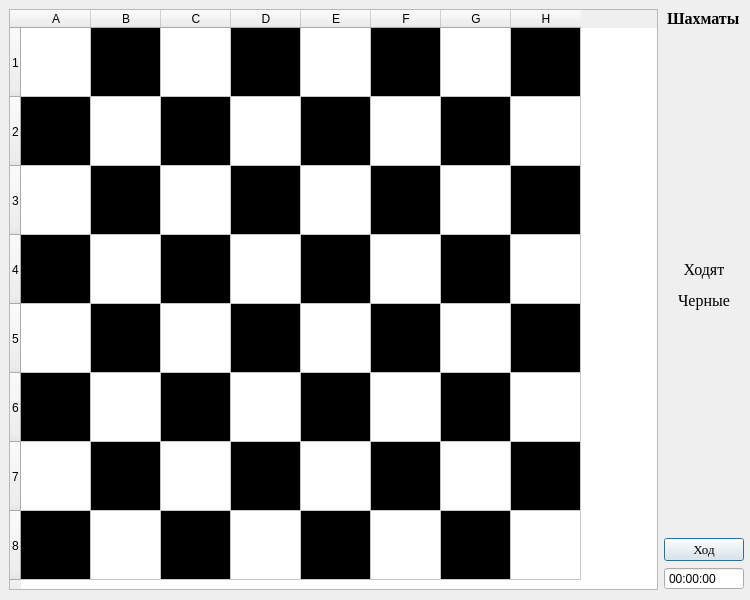
<?xml version="1.0" encoding="UTF-8"?>
<ui version="4.0">
 <class>Dialog</class>
 <widget class="QDialog" name="Dialog">
  <property name="geometry">
   <rect>
    <x>0</x>
    <y>0</y>
    <width>750</width>
    <height>600</height>
   </rect>
  </property>
  <property name="windowTitle">
   <string>Dialog</string>
  </property>
  <widget class="QWidget" name="horizontalLayoutWidget">
   <property name="geometry">
    <rect>
     <x>9</x>
     <y>9</y>
     <width>735</width>
     <height>581</height>
    </rect>
   </property>
   <layout class="QHBoxLayout" name="horizontalLayout">
    <item>
     <widget class="QTableWidget" name="field">
      <property name="minimumSize">
       <size>
        <width>644</width>
        <height>579</height>
       </size>
      </property>
      <property name="autoScroll">
       <bool>false</bool>
      </property>
      <property name="editTriggers">
       <set>QAbstractItemView::NoEditTriggers</set>
      </property>
      <property name="tabKeyNavigation">
       <bool>false</bool>
      </property>
      <property name="dragDropOverwriteMode">
       <bool>false</bool>
      </property>
      <property name="selectionMode">
       <enum>QAbstractItemView::SingleSelection</enum>
      </property>
      <attribute name="horizontalHeaderVisible">
       <bool>true</bool>
      </attribute>
      <attribute name="horizontalHeaderCascadingSectionResizes">
       <bool>false</bool>
      </attribute>
      <attribute name="horizontalHeaderDefaultSectionSize">
       <number>70</number>
      </attribute>
      <attribute name="verticalHeaderMinimumSectionSize">
       <number>69</number>
      </attribute>
      <row>
       <property name="text">
        <string>1</string>
       </property>
      </row>
      <row>
       <property name="text">
        <string>2</string>
       </property>
      </row>
      <row>
       <property name="text">
        <string>3</string>
       </property>
      </row>
      <row>
       <property name="text">
        <string>4</string>
       </property>
      </row>
      <row>
       <property name="text">
        <string>5</string>
       </property>
      </row>
      <row>
       <property name="text">
        <string>6</string>
       </property>
      </row>
      <row>
       <property name="text">
        <string>7</string>
       </property>
      </row>
      <row>
       <property name="text">
        <string>8</string>
       </property>
      </row>
      <column>
       <property name="text">
        <string>A</string>
       </property>
      </column>
      <column>
       <property name="text">
        <string>B</string>
       </property>
      </column>
      <column>
       <property name="text">
        <string>C</string>
       </property>
      </column>
      <column>
       <property name="text">
        <string>D</string>
       </property>
      </column>
      <column>
       <property name="text">
        <string>E</string>
       </property>
      </column>
      <column>
       <property name="text">
        <string>F</string>
       </property>
      </column>
      <column>
       <property name="text">
        <string>G</string>
       </property>
      </column>
      <column>
       <property name="text">
        <string>H</string>
       </property>
      </column>
      <item row="0" column="0">
       <property name="text">
        <string/>
       </property>
       <property name="background">
        <brush brushstyle="SolidPattern">
         <color alpha="255">
          <red>255</red>
          <green>255</green>
          <blue>255</blue>
         </color>
        </brush>
       </property>
      </item>
      <item row="0" column="1">
       <property name="text">
        <string/>
       </property>
       <property name="background">
        <brush brushstyle="SolidPattern">
         <color alpha="255">
          <red>0</red>
          <green>0</green>
          <blue>0</blue>
         </color>
        </brush>
       </property>
      </item>
      <item row="0" column="2">
       <property name="text">
        <string/>
       </property>
       <property name="background">
        <brush brushstyle="SolidPattern">
         <color alpha="255">
          <red>255</red>
          <green>255</green>
          <blue>255</blue>
         </color>
        </brush>
       </property>
      </item>
      <item row="0" column="3">
       <property name="text">
        <string/>
       </property>
       <property name="background">
        <brush brushstyle="SolidPattern">
         <color alpha="255">
          <red>0</red>
          <green>0</green>
          <blue>0</blue>
         </color>
        </brush>
       </property>
      </item>
      <item row="0" column="4">
       <property name="text">
        <string/>
       </property>
       <property name="background">
        <brush brushstyle="SolidPattern">
         <color alpha="255">
          <red>255</red>
          <green>255</green>
          <blue>255</blue>
         </color>
        </brush>
       </property>
      </item>
      <item row="0" column="5">
       <property name="text">
        <string/>
       </property>
       <property name="background">
        <brush brushstyle="SolidPattern">
         <color alpha="255">
          <red>0</red>
          <green>0</green>
          <blue>0</blue>
         </color>
        </brush>
       </property>
      </item>
      <item row="0" column="6">
       <property name="text">
        <string/>
       </property>
       <property name="background">
        <brush brushstyle="SolidPattern">
         <color alpha="255">
          <red>255</red>
          <green>255</green>
          <blue>255</blue>
         </color>
        </brush>
       </property>
      </item>
      <item row="0" column="7">
       <property name="text">
        <string/>
       </property>
       <property name="background">
        <brush brushstyle="SolidPattern">
         <color alpha="255">
          <red>0</red>
          <green>0</green>
          <blue>0</blue>
         </color>
        </brush>
       </property>
      </item>
      <item row="1" column="0">
       <property name="text">
        <string/>
       </property>
       <property name="background">
        <brush brushstyle="SolidPattern">
         <color alpha="255">
          <red>0</red>
          <green>0</green>
          <blue>0</blue>
         </color>
        </brush>
       </property>
      </item>
      <item row="1" column="1">
       <property name="text">
        <string/>
       </property>
       <property name="background">
        <brush brushstyle="SolidPattern">
         <color alpha="255">
          <red>255</red>
          <green>255</green>
          <blue>255</blue>
         </color>
        </brush>
       </property>
      </item>
      <item row="1" column="2">
       <property name="text">
        <string/>
       </property>
       <property name="background">
        <brush brushstyle="SolidPattern">
         <color alpha="255">
          <red>0</red>
          <green>0</green>
          <blue>0</blue>
         </color>
        </brush>
       </property>
      </item>
      <item row="1" column="3">
       <property name="text">
        <string/>
       </property>
       <property name="background">
        <brush brushstyle="SolidPattern">
         <color alpha="255">
          <red>255</red>
          <green>255</green>
          <blue>255</blue>
         </color>
        </brush>
       </property>
      </item>
      <item row="1" column="4">
       <property name="text">
        <string/>
       </property>
       <property name="background">
        <brush brushstyle="SolidPattern">
         <color alpha="255">
          <red>0</red>
          <green>0</green>
          <blue>0</blue>
         </color>
        </brush>
       </property>
      </item>
      <item row="1" column="5">
       <property name="text">
        <string/>
       </property>
       <property name="background">
        <brush brushstyle="SolidPattern">
         <color alpha="255">
          <red>255</red>
          <green>255</green>
          <blue>255</blue>
         </color>
        </brush>
       </property>
      </item>
      <item row="1" column="6">
       <property name="text">
        <string/>
       </property>
       <property name="background">
        <brush brushstyle="SolidPattern">
         <color alpha="255">
          <red>0</red>
          <green>0</green>
          <blue>0</blue>
         </color>
        </brush>
       </property>
      </item>
      <item row="1" column="7">
       <property name="text">
        <string/>
       </property>
       <property name="background">
        <brush brushstyle="SolidPattern">
         <color alpha="255">
          <red>255</red>
          <green>255</green>
          <blue>255</blue>
         </color>
        </brush>
       </property>
      </item>
      <item row="2" column="0">
       <property name="text">
        <string/>
       </property>
       <property name="background">
        <brush brushstyle="SolidPattern">
         <color alpha="255">
          <red>255</red>
          <green>255</green>
          <blue>255</blue>
         </color>
        </brush>
       </property>
      </item>
      <item row="2" column="1">
       <property name="text">
        <string/>
       </property>
       <property name="background">
        <brush brushstyle="SolidPattern">
         <color alpha="255">
          <red>0</red>
          <green>0</green>
          <blue>0</blue>
         </color>
        </brush>
       </property>
      </item>
      <item row="2" column="2">
       <property name="text">
        <string/>
       </property>
       <property name="background">
        <brush brushstyle="SolidPattern">
         <color alpha="255">
          <red>255</red>
          <green>255</green>
          <blue>255</blue>
         </color>
        </brush>
       </property>
      </item>
      <item row="2" column="3">
       <property name="text">
        <string/>
       </property>
       <property name="background">
        <brush brushstyle="SolidPattern">
         <color alpha="255">
          <red>0</red>
          <green>0</green>
          <blue>0</blue>
         </color>
        </brush>
       </property>
      </item>
      <item row="2" column="4">
       <property name="text">
        <string/>
       </property>
       <property name="background">
        <brush brushstyle="SolidPattern">
         <color alpha="255">
          <red>255</red>
          <green>255</green>
          <blue>255</blue>
         </color>
        </brush>
       </property>
      </item>
      <item row="2" column="5">
       <property name="text">
        <string/>
       </property>
       <property name="background">
        <brush brushstyle="SolidPattern">
         <color alpha="255">
          <red>0</red>
          <green>0</green>
          <blue>0</blue>
         </color>
        </brush>
       </property>
      </item>
      <item row="2" column="6">
       <property name="text">
        <string/>
       </property>
       <property name="background">
        <brush brushstyle="SolidPattern">
         <color alpha="255">
          <red>255</red>
          <green>255</green>
          <blue>255</blue>
         </color>
        </brush>
       </property>
      </item>
      <item row="2" column="7">
       <property name="text">
        <string/>
       </property>
       <property name="background">
        <brush brushstyle="SolidPattern">
         <color alpha="255">
          <red>0</red>
          <green>0</green>
          <blue>0</blue>
         </color>
        </brush>
       </property>
      </item>
      <item row="3" column="0">
       <property name="text">
        <string/>
       </property>
       <property name="background">
        <brush brushstyle="SolidPattern">
         <color alpha="255">
          <red>0</red>
          <green>0</green>
          <blue>0</blue>
         </color>
        </brush>
       </property>
      </item>
      <item row="3" column="1">
       <property name="text">
        <string/>
       </property>
       <property name="background">
        <brush brushstyle="SolidPattern">
         <color alpha="255">
          <red>255</red>
          <green>255</green>
          <blue>255</blue>
         </color>
        </brush>
       </property>
      </item>
      <item row="3" column="2">
       <property name="text">
        <string/>
       </property>
       <property name="background">
        <brush brushstyle="SolidPattern">
         <color alpha="255">
          <red>0</red>
          <green>0</green>
          <blue>0</blue>
         </color>
        </brush>
       </property>
      </item>
      <item row="3" column="3">
       <property name="text">
        <string/>
       </property>
       <property name="background">
        <brush brushstyle="SolidPattern">
         <color alpha="255">
          <red>255</red>
          <green>255</green>
          <blue>255</blue>
         </color>
        </brush>
       </property>
      </item>
      <item row="3" column="4">
       <property name="text">
        <string/>
       </property>
       <property name="background">
        <brush brushstyle="SolidPattern">
         <color alpha="255">
          <red>0</red>
          <green>0</green>
          <blue>0</blue>
         </color>
        </brush>
       </property>
      </item>
      <item row="3" column="5">
       <property name="text">
        <string/>
       </property>
       <property name="background">
        <brush brushstyle="SolidPattern">
         <color alpha="255">
          <red>255</red>
          <green>255</green>
          <blue>255</blue>
         </color>
        </brush>
       </property>
      </item>
      <item row="3" column="6">
       <property name="text">
        <string/>
       </property>
       <property name="background">
        <brush brushstyle="SolidPattern">
         <color alpha="255">
          <red>0</red>
          <green>0</green>
          <blue>0</blue>
         </color>
        </brush>
       </property>
       <property name="foreground">
        <brush brushstyle="SolidPattern">
         <color alpha="255">
          <red>0</red>
          <green>0</green>
          <blue>0</blue>
         </color>
        </brush>
       </property>
      </item>
      <item row="3" column="7">
       <property name="text">
        <string/>
       </property>
       <property name="background">
        <brush brushstyle="SolidPattern">
         <color alpha="255">
          <red>255</red>
          <green>255</green>
          <blue>255</blue>
         </color>
        </brush>
       </property>
      </item>
      <item row="4" column="0">
       <property name="text">
        <string/>
       </property>
       <property name="background">
        <brush brushstyle="SolidPattern">
         <color alpha="255">
          <red>255</red>
          <green>255</green>
          <blue>255</blue>
         </color>
        </brush>
       </property>
      </item>
      <item row="4" column="1">
       <property name="text">
        <string/>
       </property>
       <property name="background">
        <brush brushstyle="SolidPattern">
         <color alpha="255">
          <red>0</red>
          <green>0</green>
          <blue>0</blue>
         </color>
        </brush>
       </property>
      </item>
      <item row="4" column="2">
       <property name="text">
        <string/>
       </property>
       <property name="background">
        <brush brushstyle="SolidPattern">
         <color alpha="255">
          <red>255</red>
          <green>255</green>
          <blue>255</blue>
         </color>
        </brush>
       </property>
      </item>
      <item row="4" column="3">
       <property name="text">
        <string/>
       </property>
       <property name="background">
        <brush brushstyle="SolidPattern">
         <color alpha="255">
          <red>0</red>
          <green>0</green>
          <blue>0</blue>
         </color>
        </brush>
       </property>
      </item>
      <item row="4" column="4">
       <property name="text">
        <string/>
       </property>
       <property name="background">
        <brush brushstyle="SolidPattern">
         <color alpha="255">
          <red>255</red>
          <green>255</green>
          <blue>255</blue>
         </color>
        </brush>
       </property>
      </item>
      <item row="4" column="5">
       <property name="text">
        <string/>
       </property>
       <property name="background">
        <brush brushstyle="SolidPattern">
         <color alpha="255">
          <red>0</red>
          <green>0</green>
          <blue>0</blue>
         </color>
        </brush>
       </property>
      </item>
      <item row="4" column="6">
       <property name="text">
        <string/>
       </property>
       <property name="background">
        <brush brushstyle="SolidPattern">
         <color alpha="255">
          <red>255</red>
          <green>255</green>
          <blue>255</blue>
         </color>
        </brush>
       </property>
      </item>
      <item row="4" column="7">
       <property name="text">
        <string/>
       </property>
       <property name="background">
        <brush brushstyle="SolidPattern">
         <color alpha="255">
          <red>0</red>
          <green>0</green>
          <blue>0</blue>
         </color>
        </brush>
       </property>
      </item>
      <item row="5" column="0">
       <property name="text">
        <string/>
       </property>
       <property name="background">
        <brush brushstyle="SolidPattern">
         <color alpha="255">
          <red>0</red>
          <green>0</green>
          <blue>0</blue>
         </color>
        </brush>
       </property>
      </item>
      <item row="5" column="1">
       <property name="text">
        <string/>
       </property>
       <property name="background">
        <brush brushstyle="SolidPattern">
         <color alpha="255">
          <red>255</red>
          <green>255</green>
          <blue>255</blue>
         </color>
        </brush>
       </property>
      </item>
      <item row="5" column="2">
       <property name="text">
        <string/>
       </property>
       <property name="background">
        <brush brushstyle="SolidPattern">
         <color alpha="255">
          <red>0</red>
          <green>0</green>
          <blue>0</blue>
         </color>
        </brush>
       </property>
      </item>
      <item row="5" column="3">
       <property name="text">
        <string/>
       </property>
       <property name="background">
        <brush brushstyle="SolidPattern">
         <color alpha="255">
          <red>255</red>
          <green>255</green>
          <blue>255</blue>
         </color>
        </brush>
       </property>
      </item>
      <item row="5" column="4">
       <property name="text">
        <string/>
       </property>
       <property name="background">
        <brush brushstyle="SolidPattern">
         <color alpha="255">
          <red>0</red>
          <green>0</green>
          <blue>0</blue>
         </color>
        </brush>
       </property>
      </item>
      <item row="5" column="5">
       <property name="text">
        <string/>
       </property>
       <property name="background">
        <brush brushstyle="SolidPattern">
         <color alpha="255">
          <red>255</red>
          <green>255</green>
          <blue>255</blue>
         </color>
        </brush>
       </property>
      </item>
      <item row="5" column="6">
       <property name="text">
        <string/>
       </property>
       <property name="background">
        <brush brushstyle="SolidPattern">
         <color alpha="255">
          <red>0</red>
          <green>0</green>
          <blue>0</blue>
         </color>
        </brush>
       </property>
       <property name="foreground">
        <brush brushstyle="SolidPattern">
         <color alpha="255">
          <red>0</red>
          <green>0</green>
          <blue>0</blue>
         </color>
        </brush>
       </property>
      </item>
      <item row="5" column="7">
       <property name="text">
        <string/>
       </property>
       <property name="background">
        <brush brushstyle="SolidPattern">
         <color alpha="255">
          <red>255</red>
          <green>255</green>
          <blue>255</blue>
         </color>
        </brush>
       </property>
      </item>
      <item row="6" column="0">
       <property name="text">
        <string/>
       </property>
       <property name="background">
        <brush brushstyle="SolidPattern">
         <color alpha="255">
          <red>255</red>
          <green>255</green>
          <blue>255</blue>
         </color>
        </brush>
       </property>
      </item>
      <item row="6" column="1">
       <property name="text">
        <string/>
       </property>
       <property name="background">
        <brush brushstyle="SolidPattern">
         <color alpha="255">
          <red>0</red>
          <green>0</green>
          <blue>0</blue>
         </color>
        </brush>
       </property>
      </item>
      <item row="6" column="2">
       <property name="text">
        <string/>
       </property>
       <property name="background">
        <brush brushstyle="SolidPattern">
         <color alpha="255">
          <red>255</red>
          <green>255</green>
          <blue>255</blue>
         </color>
        </brush>
       </property>
      </item>
      <item row="6" column="3">
       <property name="text">
        <string/>
       </property>
       <property name="background">
        <brush brushstyle="SolidPattern">
         <color alpha="255">
          <red>0</red>
          <green>0</green>
          <blue>0</blue>
         </color>
        </brush>
       </property>
      </item>
      <item row="6" column="4">
       <property name="text">
        <string/>
       </property>
       <property name="background">
        <brush brushstyle="SolidPattern">
         <color alpha="255">
          <red>255</red>
          <green>255</green>
          <blue>255</blue>
         </color>
        </brush>
       </property>
      </item>
      <item row="6" column="5">
       <property name="text">
        <string/>
       </property>
       <property name="background">
        <brush brushstyle="SolidPattern">
         <color alpha="255">
          <red>0</red>
          <green>0</green>
          <blue>0</blue>
         </color>
        </brush>
       </property>
      </item>
      <item row="6" column="6">
       <property name="text">
        <string/>
       </property>
       <property name="background">
        <brush brushstyle="SolidPattern">
         <color alpha="255">
          <red>255</red>
          <green>255</green>
          <blue>255</blue>
         </color>
        </brush>
       </property>
       <property name="foreground">
        <brush brushstyle="NoBrush">
         <color alpha="255">
          <red>0</red>
          <green>0</green>
          <blue>0</blue>
         </color>
        </brush>
       </property>
      </item>
      <item row="6" column="7">
       <property name="text">
        <string/>
       </property>
       <property name="background">
        <brush brushstyle="SolidPattern">
         <color alpha="255">
          <red>0</red>
          <green>0</green>
          <blue>0</blue>
         </color>
        </brush>
       </property>
      </item>
      <item row="7" column="0">
       <property name="text">
        <string/>
       </property>
       <property name="background">
        <brush brushstyle="SolidPattern">
         <color alpha="255">
          <red>0</red>
          <green>0</green>
          <blue>0</blue>
         </color>
        </brush>
       </property>
      </item>
      <item row="7" column="1">
       <property name="text">
        <string/>
       </property>
       <property name="background">
        <brush brushstyle="SolidPattern">
         <color alpha="255">
          <red>255</red>
          <green>255</green>
          <blue>255</blue>
         </color>
        </brush>
       </property>
      </item>
      <item row="7" column="2">
       <property name="text">
        <string/>
       </property>
       <property name="background">
        <brush brushstyle="SolidPattern">
         <color alpha="255">
          <red>0</red>
          <green>0</green>
          <blue>0</blue>
         </color>
        </brush>
       </property>
      </item>
      <item row="7" column="3">
       <property name="text">
        <string/>
       </property>
       <property name="background">
        <brush brushstyle="SolidPattern">
         <color alpha="255">
          <red>255</red>
          <green>255</green>
          <blue>255</blue>
         </color>
        </brush>
       </property>
      </item>
      <item row="7" column="4">
       <property name="text">
        <string/>
       </property>
       <property name="background">
        <brush brushstyle="SolidPattern">
         <color alpha="255">
          <red>0</red>
          <green>0</green>
          <blue>0</blue>
         </color>
        </brush>
       </property>
      </item>
      <item row="7" column="5">
       <property name="text">
        <string/>
       </property>
       <property name="background">
        <brush brushstyle="SolidPattern">
         <color alpha="255">
          <red>255</red>
          <green>255</green>
          <blue>255</blue>
         </color>
        </brush>
       </property>
      </item>
      <item row="7" column="6">
       <property name="text">
        <string/>
       </property>
       <property name="background">
        <brush brushstyle="SolidPattern">
         <color alpha="255">
          <red>0</red>
          <green>0</green>
          <blue>0</blue>
         </color>
        </brush>
       </property>
      </item>
      <item row="7" column="7">
       <property name="background">
        <brush brushstyle="SolidPattern">
         <color alpha="255">
          <red>255</red>
          <green>255</green>
          <blue>255</blue>
         </color>
        </brush>
       </property>
      </item>
     </widget>
    </item>
    <item>
     <layout class="QVBoxLayout" name="verticalLayout">
      <property name="sizeConstraint">
       <enum>QLayout::SetDefaultConstraint</enum>
      </property>
      <item alignment="Qt::AlignHCenter|Qt::AlignTop">
       <widget class="QLabel" name="name_label">
        <property name="font">
         <font>
          <family>Times New Roman</family>
          <pointsize>12</pointsize>
          <weight>75</weight>
          <bold>true</bold>
         </font>
        </property>
        <property name="text">
         <string>Шахматы</string>
        </property>
       </widget>
      </item>
      <item alignment="Qt::AlignHCenter">
       <widget class="QLabel" name="turn_label">
        <property name="font">
         <font>
          <family>Times New Roman</family>
          <pointsize>12</pointsize>
         </font>
        </property>
        <property name="text">
         <string>&lt;html&gt;&lt;head/&gt;&lt;body&gt;&lt;p&gt;Ходят&lt;/p&gt;&lt;p&gt;Черные&lt;/p&gt;&lt;/body&gt;&lt;/html&gt;</string>
        </property>
        <property name="alignment">
         <set>Qt::AlignCenter</set>
        </property>
       </widget>
      </item>
      <item alignment="Qt::AlignBottom">
       <widget class="QPushButton" name="turn_button">
        <property name="font">
         <font>
          <family>Times New Roman</family>
          <pointsize>10</pointsize>
         </font>
        </property>
        <property name="text">
         <string>Ход</string>
        </property>
       </widget>
      </item>
      <item>
       <widget class="QTimeEdit" name="turn_time">
        <property name="readOnly">
         <bool>true</bool>
        </property>
        <property name="buttonSymbols">
         <enum>QAbstractSpinBox::NoButtons</enum>
        </property>
       </widget>
      </item>
     </layout>
    </item>
   </layout>
  </widget>
 </widget>
 <resources/>
 <connections/>
</ui>
